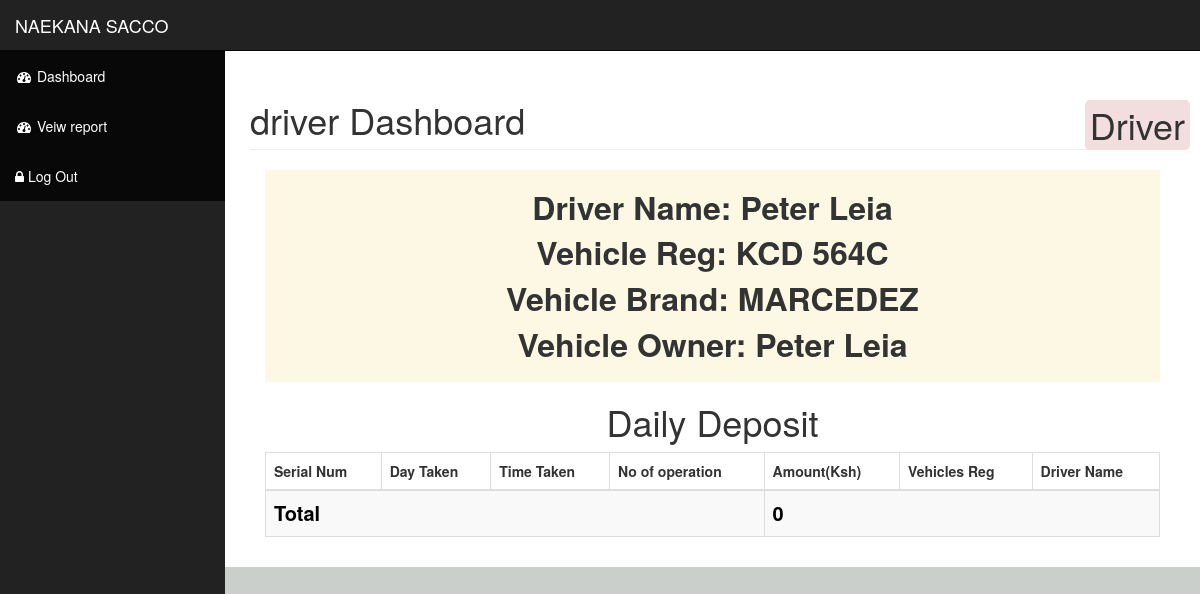
Screenshot of /index.php (signed in) with the database file from the repository.
### tables this page shows
CREATE TABLE `vehicles` (
  `numberplate` varchar(50) NOT NULL,
  `brand` varchar(50) NOT NULL,
  `driver` varchar(100) NOT NULL,
  `owner` varchar(100) NOT NULL
);

### Driverstats.php (the view, shortened to what this page needs)
<div class="card bg-warning cardstyling text-white mb-3">
    <div class="d-flex justify-content-between align-items-center">
        <div class="mr-3">
            <div class="text-lg font-styling font-weight-bold">
                <?php
                         if(isset($_SESSION)){
                            $drivername=$_SESSION['user'];
                             $query = "SELECT * FROM vehicles where driver='$drivername';";
                                $res = mysqli_query($db, $query) or die (mysqli_error($db));
                                if(mysqli_num_rows($res)>0){
                                    $result=mysqli_fetch_assoc($res);
                                    echo "Driver Name".": ". $result['driver'].BR;
                                    echo "Vehicle Reg".": ". $result['numberplate'].BR;
                                    echo "Vehicle Brand".": ". $result['brand'].BR;
                                    echo "Vehicle Owner".": ". $result['driver'];
                                }
                         }
                            ?>
            </div>
        </div>
    </div>
</div>
<h1 class='text-center'>Daily Deposit</h1>
<div class="table-responsive">
    <table class="table table-bordered table-hover table-striped">
        <thead>
            <tr>
                <th>Serial Num</th>
                <th>Day Taken</th>
                <th>Time Taken</th>
                <th>No of operation </th>
                <th>Amount(Ksh)</th>
                <th>Vehicles Reg</th>
                <th>Driver Name</th>
            </tr>
        </thead>
        <tbody>
            <tr>
                <td colspan='4' style='font-size:2rem;color:black;font-weight: bold;'>Total</td>
                <?php
                                $total = 0;
                                    echo "<td colspan='4' style='font-size:2rem;color:black;font-weight: bold;'>". $total."</td>";
                                ?>
            </tr>
        </tbody>
    </table>
</div>

### css/sb-admin.css (style rules this page uses)
body { margin-top: 100px; background-color: #cbcfcb; }
@media (min-width:768px) { body { margin-top: 50px; } }

### css/custon-tyle.css (style rules this page uses)
.font-styling { text-align: center; font-weight: bolder; padding: 15px 0; font-size: xx-large; }

### rows the page displays
vehicles: driver "Peter Leia", numberplate "KCD 564C", brand "MARCEDEZ"

### other values shown
$_SESSION['role'] "driver"
$total "0"
